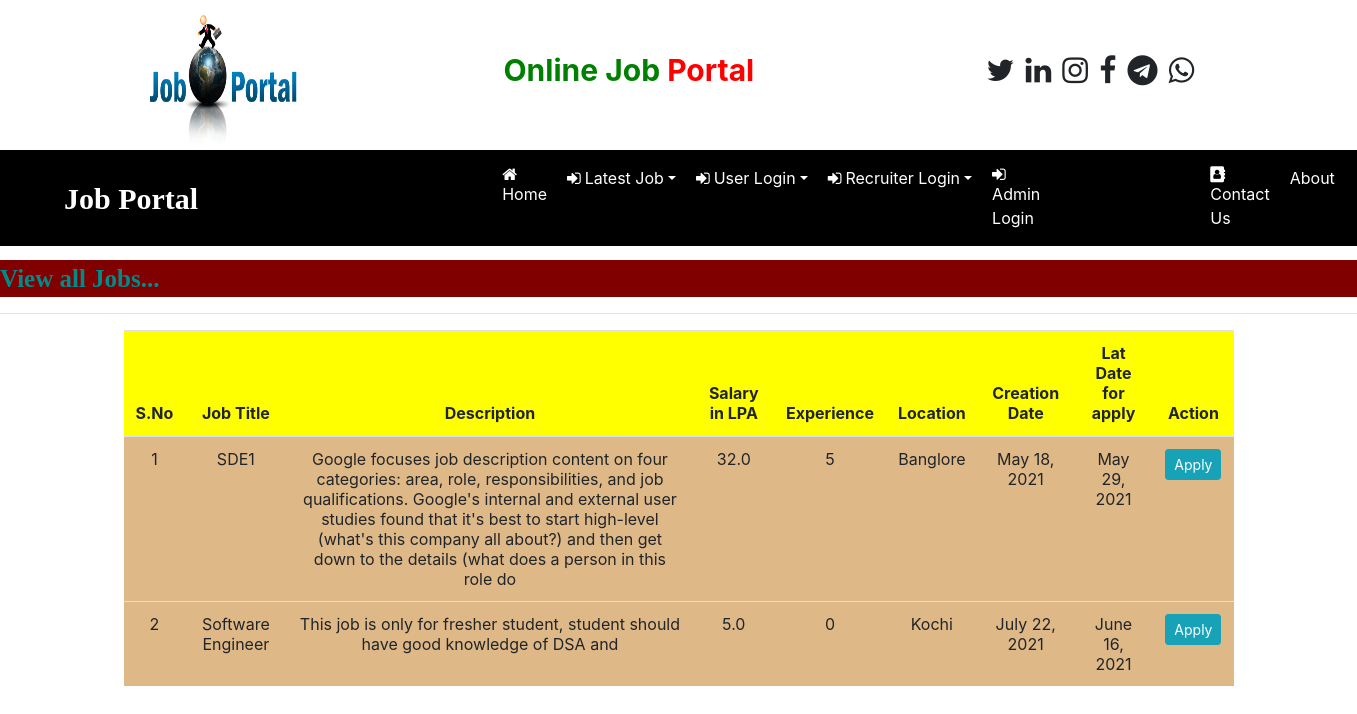
Page /latest_job on the committed database.
### job/models.py (models this page shows, shortened)
class Job(models.Model):
    recruiter = models.ForeignKey(Recruiter, on_delete=models.CASCADE)
    start_date = models.DateField()
    end_date = models.DateField()
    title = models.CharField(max_length=100,null=True)
    salary = models.FloatField(max_length=20)
    image = models.FileField()
    description = models.CharField(max_length=300)
    experience = models.CharField(max_length=50)
    location = models.CharField(max_length=100)
    skills = models.CharField(max_length=100)
    creationdate = models.DateField(max_length=20, null=True)

### job/views.py (the view)
# urls.py: path('latest_job',latest_job, name='latest_job'),
def latest_job(request):
        job = Job.objects.all()
        data = Recruiter.objects.all()
        context = {'job': job, 'data': data}
        return render(request, 'latest_job.html', context)

### job/templates/latest_job.html (shortened to what this page needs)
 {% load static %}
 {% block body %}
 {% include 'navigation.html' %}
   <marquee style="font-family:'Monotype Corsiva';font-size:25px;color:darkcyan;background-color:maroon;font-weight:bold;margin-top:1%">
     View all Jobs...
   </marquee>
 <hr>
 <div class="container">
 <table class="table table-hover" id="example">
     <thead>
      <tr style="background-color:#FFFF00">
         <th>S.No</th>
          <th>Job Title</th>
          <th>Description</th>
          <th>Salary in LPA</th>
          <th>Experience</th>
          <th>Location</th>
          <th>Creation Date</th>
          <th>Lat Date for apply</th>
          <th>Action</th>
      </tr>
     </thead>
      <tbody>
      {% for i in job %}
         <tr style= "background-color: #DEB887">
             <td> {{forloop.counter}}</td>
             <td> {{i.title}}</td>
             <td>{{i.description}}</td>
             <td>{{i.salary}}</td>
             <td>{{i.experience}}</td>
              <td>{{i.location}}</td>
             <td> {{i.creationdate}}</td>
             <td> {{i.end_date}}</td>
             <td><a href="user_login" class="btn btn-info btn-sm" type="submit">Apply</a></td>
         </tr>
      {% endfor %}
      </tbody>
 </table>
</div>
  {% endblock %}

### job/templates/latest_job.html (style rules this page uses)
tr { text-align:center }

### rows in the picture
Job: title "SDE1", description "Google focuses job description content on four categories: area, role, responsibilities, and job qualifications. Google's internal and external user studies found that it's best to start high-level (what's this company all about?) and then get down to the details (what does a person in this role do", salary "32.0", experience "5", location "Banglore", creationdate "May 18, 2021", end_date "May 29, 2021"
Job: title "Software Engineer", description "This job is only for fresher student, student should have good knowledge of DSA and", salary "5.0", experience "0", location "Kochi", creationdate "July 22, 2021", end_date "June 16, 2021"
